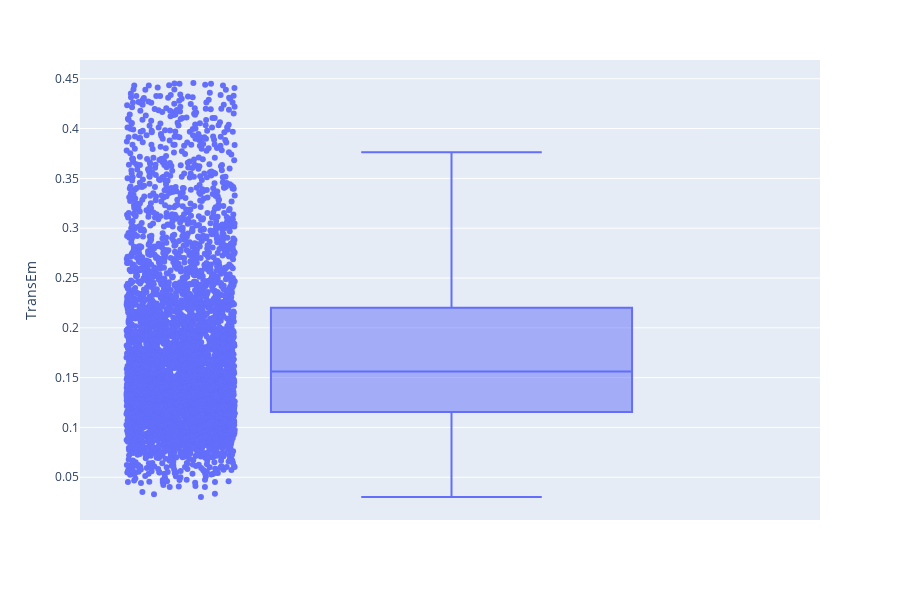

Source (notebook cell):
### Code cell
fig = px.box( pm25em[pm25em['TransEm'] <= 0.447], y="TransEm",points="all")
fig.show()

### Figure 1 — Plotly figure (JSON) as saved in the notebook; plotly's stock layout.template omitted (floating-point values rounded to 4 significant figures; data arrays with more than 128 entries replaced by an {"elided": "..."} marker saying what was removed)
{"data": [{"alignmentgroup": "True", "boxpoints": "all", "hoverlabel": {"namelength": 0}, "hovertemplate": "TransEm=%{y}", "legendgroup": "", "marker": {"color": "#636efa"}, "name": "", "notched": false, "offsetgroup": "", "orientation": "v", "showlegend": false, "type": "box", "x0": " ", "xaxis": "x", "y": {"elided": "4386 float values"}, "y0": " ", "yaxis": "y"}], "layout": {"boxmode": "group", "height": 600, "legend": {"tracegroupgap": 0}, "margin": {"t": 60}, "xaxis": {"anchor": "y", "domain": [0, 1]}, "yaxis": {"anchor": "x", "domain": [0, 1], "title": {"text": "TransEm"}}}}
